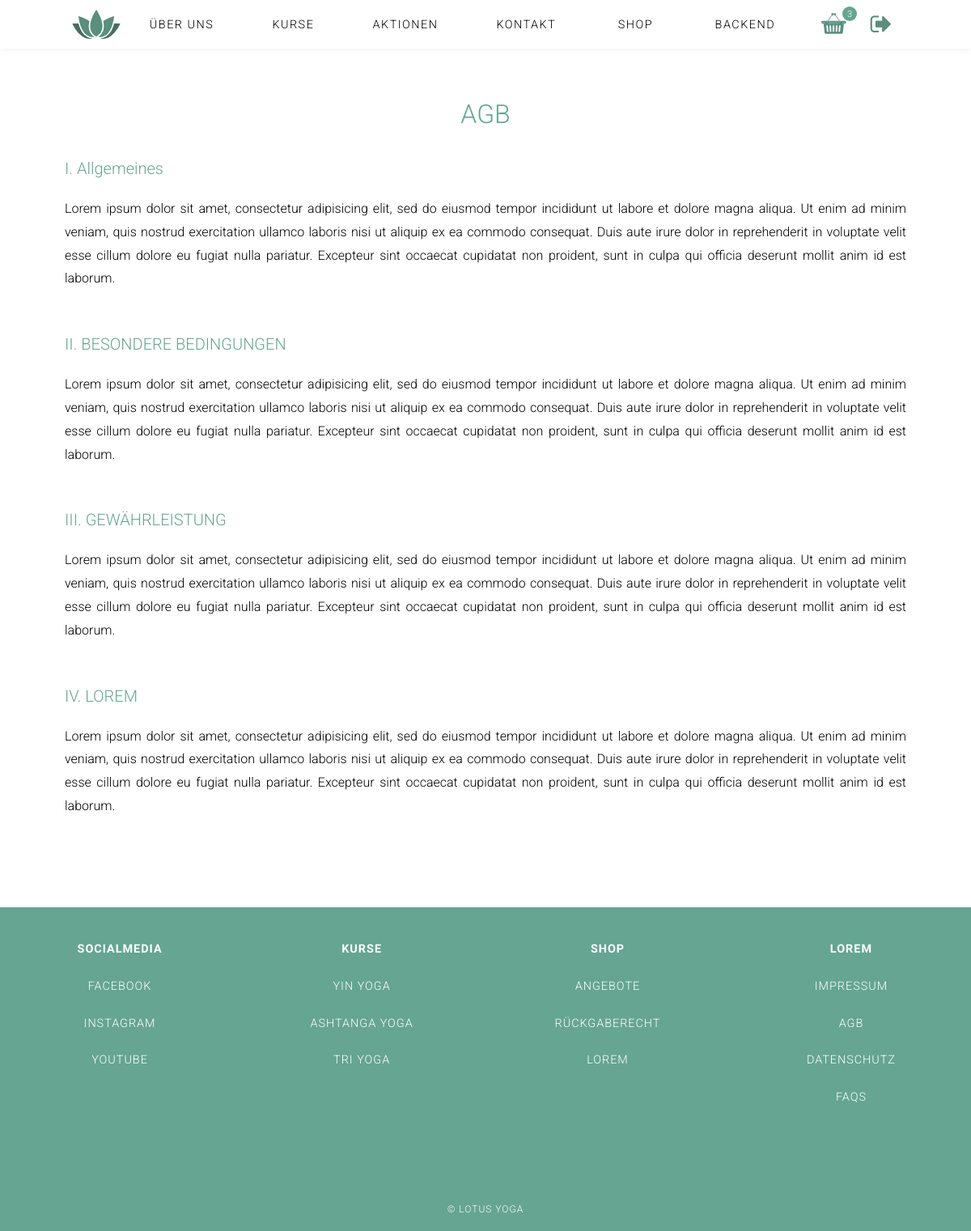
Page /index.php?page=AGB (signed in) on the committed database.
### tables this page shows
CREATE TABLE `contents` (
  `id` int(11) NOT NULL,
  `_name` varchar(1000) NOT NULL,
  `type` varchar(150) NOT NULL,
  `content` varchar(1000) NOT NULL DEFAULT '',
  `sequence` int(11) NOT NULL,
  `is_active` tinyint(1) NOT NULL DEFAULT '1',
  `deleted_at` timestamp NULL DEFAULT NULL
);

### index.php (called while the page is built, shortened)
<?php
$content = ('content/');
include('functions/load_Content.php');
include('header.php');
if( ! isset($_GET['page']) ){
	$page = "home";
}else{
	$page = $_GET['page'];
}
if($page){
	$content .= $page .".php";
}
include($content);
include('footer.php');
?>

### functions/load_Content.php (called while the page is built, shortened)
<?php
function get_specific_content_data($table_name, $where, $equals){
    global $link;
    $sql = "SELECT * FROM " .$table_name. " WHERE ". $where . " = '" . $equals . "' AND deleted_at IS NULL ";
    $res = mysqli_query($link, $sql);
    return $res;
}
function get_ordered_content_data($table_name, $where, $equals, $order_by, $asc_desc){
    global $link;
    $sql = "SELECT * FROM " .$table_name. " WHERE ". $where . " = '" . $equals ."' ORDER BY ".$order_by." ". $asc_desc;
    $res = mysqli_query($link, $sql);
    return $res;
}
$agb = get_specific_content_data('contents', '_name', 'agb');
$footer = get_ordered_content_data('contents', '_name', 'footer', 'sequence', 'asc');
?>

### content/agb.php (the view)
<section class="content-wrapper footer-content">
	<?php
		while( $row = mysqli_fetch_assoc($agb) ){
			if($row['type'] == 'headline'){
				echo '<h2>'.$row["content"].'</h2>';
			}elseif($row['type'] == 'subheadline'){
              echo '<h3>'.$row["content"].'</h3>';
          }else{
              echo '<p>'.$row["content"].'</p>';
            }
        }
    ?>
</section>

### footer.php (shortened to what this page needs)
  <footer class="footer_main">
    <section class="links_footer" >
<?php
    $cnt = 0;
    while( $row = mysqli_fetch_assoc($footer) ){
      if($row['type'] == 'subheadline'){
          if($cnt != 0){
            echo '</ul>';
          }
          echo '<ul><li><h4>'.$row["content"].'</h4></li>';
      }else{
          echo '<li><a href="'.$row["content"].'">'.$row["type"].'</a>';
      }
      $cnt++;
    }
    ?>
    </section>
    <small class="copyright">
      &copy; Lotus Yoga
    </small>
  </footer>
</body>
</html>

### css/styles.css (style rules this page uses)
* { font-family: 'Roboto', Helvetica, Verdana, sans-serif; box-sizing: border-box; margin: 0; padding: 0; list-style: none; text-decoration: none; }
html { position: relative; }
.body { margin: 0; }
p { font-weight: 100; line-height: 6vh; }
a { color: inherit; }
.cart-header span, p { line-height:50px; }
.content-wrapper { position: relative; z-index: 50; padding: 110px 5em 5em; background-color: #fff; text-align: center; }
.footer-content p { font-weight: 300; }
.footer-content h2 { color: #65a591; margin-bottom: 1.25em; font-size: 2em; font-weight: 400; }
.content-wrapper.footer-content h3 { color: #65a591; font-size: 1.25em; font-weight: 300; text-align: left; width: 100%; margin: 0; text-transform: none; }
.content-wrapper h2 { font-size: 2em; font-weight: 300; padding: 1vw 0vw; margin: 0 35vw; text-align: center; text-transform: uppercase; }
.content-wrapper h3 { margin: 2em 0; font-size: 1.2em; font-weight: 300; padding: 2vw 0; }
.content-wrapper p { font-size: 1em; line-height: 1.8; margin-bottom: 30px; text-align: justify; }
.footer_main h4 { padding: 1em 0em; }
.footer_main { padding-top: 2em; height: 400px; background-color: #65a591; color: #fff; text-transform: uppercase; font-size: 0.9em; letter-spacing: 1px; font-weight: 300; text-align: center; position: relative; }
.links_footer { display: flex; justify-content: space-around; }
.links_footer ul li a { transition: all 0.5s ease-in-out; display: block; padding: 1em; min-width: 150px; }
.copyright { display: block; text-align: center; position: absolute; left: 0; right: 0; bottom: 20px; }

### rows in the picture
contents: content "AGB"
contents: content "I. Allgemeines"
contents: content "Lorem ipsum dolor sit amet, consectetur adipisicing elit, sed do eiusmod tempor incididunt ut labore et dolore magna aliqua. Ut enim ad minim veniam, quis nostrud exercitation ullamco laboris nisi ut aliquip ex ea commodo consequat. Duis aute irure dolor in reprehenderit in voluptate velit esse cillum dolore eu fugiat nulla pariatur. Excepteur sint occaecat cupidatat non proident, sunt in culpa qui officia deserunt mollit anim id est laborum."
contents: content "II. BESONDERE BEDINGUNGEN"
contents: content "Lorem ipsum dolor sit amet, consectetur adipisicing elit, sed do eiusmod tempor incididunt ut labore et dolore magna aliqua. Ut enim ad minim veniam, quis nostrud exercitation ullamco laboris nisi ut aliquip ex ea commodo consequat. Duis aute irure dolor in reprehenderit in voluptate velit esse cillum dolore eu fugiat nulla pariatur. Excepteur sint occaecat cupidatat non proident, sunt in culpa qui officia deserunt mollit anim id est laborum."
contents: content "III. GEWÄHRLEISTUNG"
contents: content "Lorem ipsum dolor sit amet, consectetur adipisicing elit, sed do eiusmod tempor incididunt ut labore et dolore magna aliqua. Ut enim ad minim veniam, quis nostrud exercitation ullamco laboris nisi ut aliquip ex ea commodo consequat. Duis aute irure dolor in reprehenderit in voluptate velit esse cillum dolore eu fugiat nulla pariatur. Excepteur sint occaecat cupidatat non proident, sunt in culpa qui officia deserunt mollit anim id est laborum."
contents: content "IV. LOREM"
contents: content "Lorem ipsum dolor sit amet, consectetur adipisicing elit, sed do eiusmod tempor incididunt ut labore et dolore magna aliqua. Ut enim ad minim veniam, quis nostrud exercitation ullamco laboris nisi ut aliquip ex ea commodo consequat. Duis aute irure dolor in reprehenderit in voluptate velit esse cillum dolore eu fugiat nulla pariatur. Excepteur sint occaecat cupidatat non proident, sunt in culpa qui officia deserunt mollit anim id est laborum."
contents: content "SOCIALMEDIA"
contents: type "FACEBOOK"
contents: type "INSTAGRAM"
contents: type "YOUTUBE"
contents: content "KURSE"
contents: type "YIN YOGA"
contents: type "ASHTANGA YOGA"
contents: type "TRI YOGA"
contents: content "SHOP"
contents: type "ANGEBOTE"
contents: type "RÜCKGABERECHT"
contents: type "LOREM"
contents: content "LOREM"
contents: type "IMPRESSUM"
contents: type "AGB"
contents: type "DATENSCHUTZ"
contents: type "FAQS"

### other values in the picture
$cnt "3"
